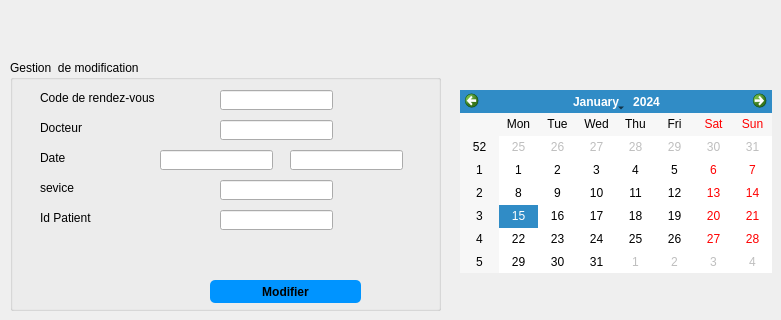
        <widget class="QWidget" name="tab_11">
         <attribute name="title">
          <string>modifier</string>
         </attribute>
         <widget class="QCalendarWidget" name="calendarWidget_4">
          <property name="geometry">
           <rect>
            <x>460</x>
            <y>90</y>
            <width>312</width>
            <height>183</height>
           </rect>
          </property>
         </widget>
         <widget class="QGroupBox" name="groupBox_4">
          <property name="geometry">
           <rect>
            <x>10</x>
            <y>60</y>
            <width>431</width>
            <height>251</height>
           </rect>
          </property>
          <property name="title">
           <string>Gestion  de modification</string>
          </property>
          <widget class="QLabel" name="label_19">
           <property name="geometry">
            <rect>
             <x>30</x>
             <y>30</y>
             <width>131</width>
             <height>16</height>
            </rect>
           </property>
           <property name="text">
            <string>Code de rendez-vous</string>
           </property>
          </widget>
          <widget class="QLabel" name="label_20">
           <property name="geometry">
            <rect>
             <x>30</x>
             <y>60</y>
             <width>71</width>
             <height>16</height>
            </rect>
           </property>
           <property name="text">
            <string>Docteur</string>
           </property>
          </widget>
          <widget class="QLabel" name="label_21">
           <property name="geometry">
            <rect>
             <x>30</x>
             <y>90</y>
             <width>81</width>
             <height>16</height>
            </rect>
           </property>
           <property name="text">
            <string>Date</string>
           </property>
          </widget>
          <widget class="QLabel" name="label_22">
           <property name="geometry">
            <rect>
             <x>30</x>
             <y>120</y>
             <width>71</width>
             <height>16</height>
            </rect>
           </property>
           <property name="text">
            <string>sevice</string>
           </property>
          </widget>
          <widget class="QLabel" name="label_23">
           <property name="geometry">
            <rect>
             <x>30</x>
             <y>150</y>
             <width>71</width>
             <height>16</height>
            </rect>
           </property>
           <property name="text">
            <string>Id Patient</string>
           </property>
          </widget>
          <widget class="QLineEdit" name="ID_4m">
           <property name="geometry">
            <rect>
             <x>210</x>
             <y>150</y>
             <width>113</width>
             <height>20</height>
            </rect>
           </property>
           <property name="readOnly">
            <bool>false</bool>
           </property>
          </widget>
          <widget class="QLineEdit" name="CodeRDV_3">
           <property name="geometry">
            <rect>
             <x>210</x>
             <y>30</y>
             <width>113</width>
             <height>20</height>
            </rect>
           </property>
           <property name="readOnly">
            <bool>false</bool>
           </property>
          </widget>
          <widget class="QLineEdit" name="Docteur_3">
           <property name="geometry">
            <rect>
             <x>210</x>
             <y>60</y>
             <width>113</width>
             <height>20</height>
            </rect>
           </property>
          </widget>
          <widget class="QLineEdit" name="Service_3">
           <property name="geometry">
            <rect>
             <x>210</x>
             <y>120</y>
             <width>113</width>
             <height>20</height>
            </rect>
           </property>
          </widget>
          <widget class="QLineEdit" name="datem">
           <property name="geometry">
            <rect>
             <x>150</x>
             <y>90</y>
             <width>113</width>
             <height>20</height>
            </rect>
           </property>
          </widget>
          <widget class="QLineEdit" name="timem">
           <property name="geometry">
            <rect>
             <x>280</x>
             <y>90</y>
             <width>113</width>
             <height>20</height>
            </rect>
           </property>
          </widget>
          <widget class="QPushButton" name="pb_modifierrdv">
           <property name="geometry">
            <rect>
             <x>200</x>
             <y>220</y>
             <width>151</width>
             <height>23</height>
            </rect>
           </property>
           <property name="styleSheet">
            <string notr="true">QPushButton {
padding: 5px;
border-radius: 5px;
background-color:#0094ff;
font-weight: bold;
}
QPushButton:hover
{
color :white;
}</string>
           </property>
           <property name="text">
            <string>Modifier</string>
           </property>
          </widget>
         </widget>
        </widget>
